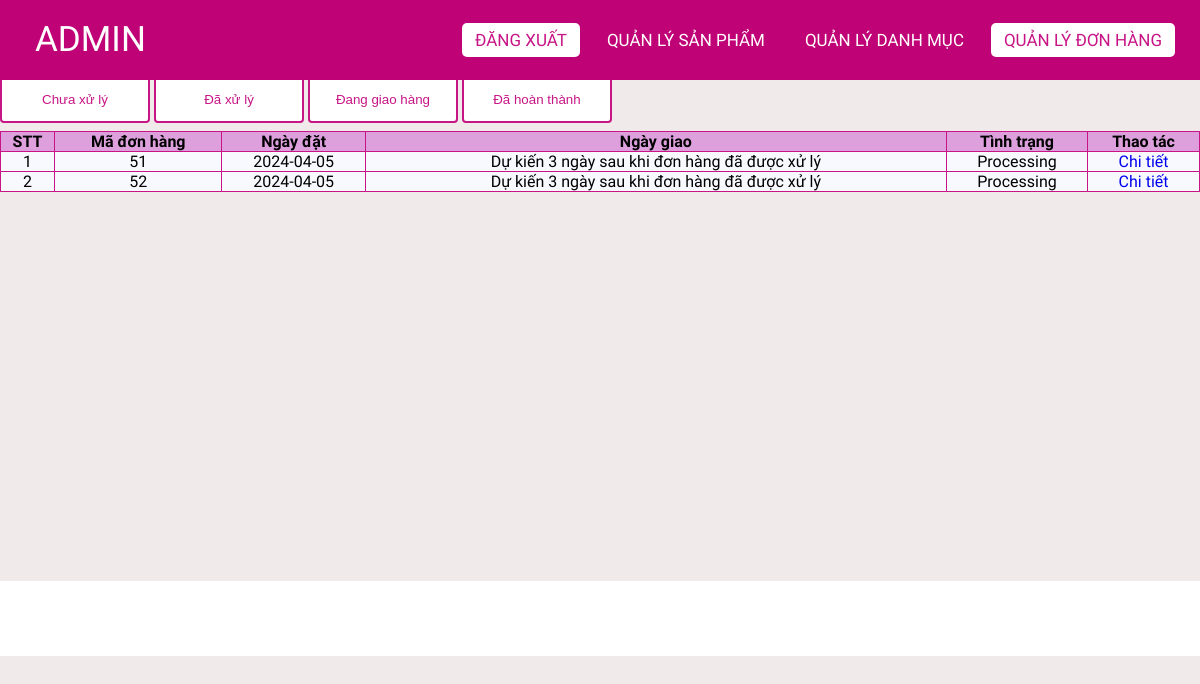
The page /admin/orderlist.php (signed in) on the database its author committed.
### tables this page shows
CREATE TABLE `orders` (
  `id` int(11) NOT NULL,
  `userId` int(11) NOT NULL,
  `createdDate` date NOT NULL,
  `receivedDate` date DEFAULT NULL,
  `status` varchar(20) NOT NULL
);

### lib/database.php (called while the page is built, shortened)
<?php
class Database extends PDO
{
  public $host   = DB_HOST;
  public $user   = DB_USER;
  public $pass   = DB_PASS;
  public $dbname = DB_NAME;
  public $link;
  private function connectDB()
  {
    $this->link = new mysqli(
      $this->host,
      $this->user,
      $this->pass,
      $this->dbname
    );
  }
  public function select($query)
  {
    $result = $this->link->query($query);
    if ($result->num_rows > 0) {
      return $result;
    } else {
      return false;
    }
  }
}

### classes/order.php (called while the page is built, shortened)
<?php
$filepath = realpath(dirname(__FILE__));
include_once($filepath . '/../lib/database.php');
?>
<?php
class order
{
    private $db;
    public function __construct()
    {
        $this->db = new Database();
    }
    public function getProcessingOrder()
    {
        $query = "SELECT * FROM orders WHERE status = 'Processing'";
        $mysqli_result = $this->db->select($query);
        if ($mysqli_result) {
            $result = mysqli_fetch_all($this->db->select($query), MYSQLI_ASSOC);
            return $result;
        }
        return false;
    }
}
?>

### admin/orderlist.php (the view, shortened to what this page needs)
<?php
include '../classes/order.php';
$order = new order();
$processingOrderList = $order->getProcessingOrder();
?>
<!DOCTYPE html>
<html lang="en">
<head>
    <link rel="stylesheet" href="css/style.css">
    <link rel="stylesheet" href="https://cdnjs.cloudflare.com/ajax/libs/font-awesome/5.15.4/css/all.min.css">
</head>
<body>
    <nav>
        <label class="logo">ADMIN</label>
        <ul>
            <li><a href="../Login.php" class="active">Đăng Xuất </a></li>
            <li><a href="productlist.php">Quản lý Sản phẩm</a></li>
            <li><a href="categoriesList.php">Quản lý Danh mục</a></li>
            <li><a href="orderlist.php" class="active">Quản lý Đơn hàng</a></li>
        </ul>
    </nav>
    <div class="title">
        <h1>Danh sách đơn đặt hàng</h1>
    </div>
    <div class="container">
        <div class="tab">
            <button class="tablinks" onclick="openTab(event, 'Processing')">Chưa xử lý</button>
            <button class="tablinks" onclick="openTab(event, 'Processed')">Đã xử lý</button>
            <button class="tablinks" onclick="openTab(event, 'Delivering')">Đang giao hàng</button>
            <button class="tablinks" onclick="openTab(event, 'Complete')">Đã hoàn thành</button>
        </div>
        <div id="Processing" class="tabcontent">
            <?php
            if ($processingOrderList) { ?>
                <table class="list">
                    <tr>
                        <th>STT</th>
                        <th>Mã đơn hàng</th>
                        <th>Ngày đặt</th>
                        <th>Ngày giao</th>
                        <th>Tình trạng</th>
                        <th>Thao tác</th>
                    </tr>
                    <?php $count = 1;
                    foreach ($processingOrderList as $key => $value) { ?>
                        <tr>
                            <td><?= $count++ ?></td>
                            <td><?= $value['id'] ?></td>
                            <td><?= $value['createdDate'] ?></td>
                            <td><?= ($value['status'] != "Processing") ? $value['receivedDate'] : "Dự kiến 3 ngày sau khi đơn hàng đã được xử lý" ?> </td>
                            <td><?= $value['status'] ?></td>
                            <td>
                                <a href="orderlistdetail.php?orderId=<?= $value['id'] ?>">Chi tiết</a>
                            </td>
                        </tr>
                    <?php }
                    ?>
                </table>
            <?php } else { ?>
                <h3>Chưa có đơn hàng nào đang xử lý</h3>
            <?php }
            ?>
        </div>
    </div>
    <footer>
    </footer>
</body>
</html>

### admin/css/style.css (style rules this page uses)
* { padding: 0; margin: 0; text-decoration: none; list-style: none; box-sizing: border-box; }
body { font-family: Mitr; background: rgb(240, 234, 234); }
nav { top: 0; position: fixed; background: #c00277; height: 80px; width: 100%; }
label.logo { color: white; font-size: 35px; line-height: 80px; padding: 0 35px; }
nav ul { float: right; margin-right: 20px; }
nav ul li { display: inline-block; line-height: 80px; margin: 0 5px; }
nav ul li a { color: white; font-size: 17px; padding: 7px 13px; border-radius: 3px; text-transform: uppercase; border-radius: 5px; transition: 0.5s; }
.active, a:hover { background-color: white; color: mediumvioletred; }
.container { margin-top: 30px; height: auto; }
.title { background-color: white; }
footer { padding: 30px 0; background-color:white; }
.list { width: 100%; background-color: ghostwhite; padding: 10px; border-collapse: collapse; }
th { background-color: plum; border: 1px solid mediumvioletred; }
td { border: 1px solid mediumvioletred; text-align: center; }
.tabcontent { height: 450px; }
.tablinks { width: 150px; background-color: white; color: mediumvioletred; padding: 14px 20px; margin: 8px 0; border: 2px solid mediumvioletred; border-radius: 4px; cursor: pointer; transition: 0.3s; }

### rows shown on the page
orders: id "51", createdDate "2024-04-05", shows "Dự kiến 3 ngày sau khi đơn hàng đã được xử lý", status "Processing"
orders: id "52", createdDate "2024-04-05", shows "Dự kiến 3 ngày sau khi đơn hàng đã được xử lý", status "Processing"
